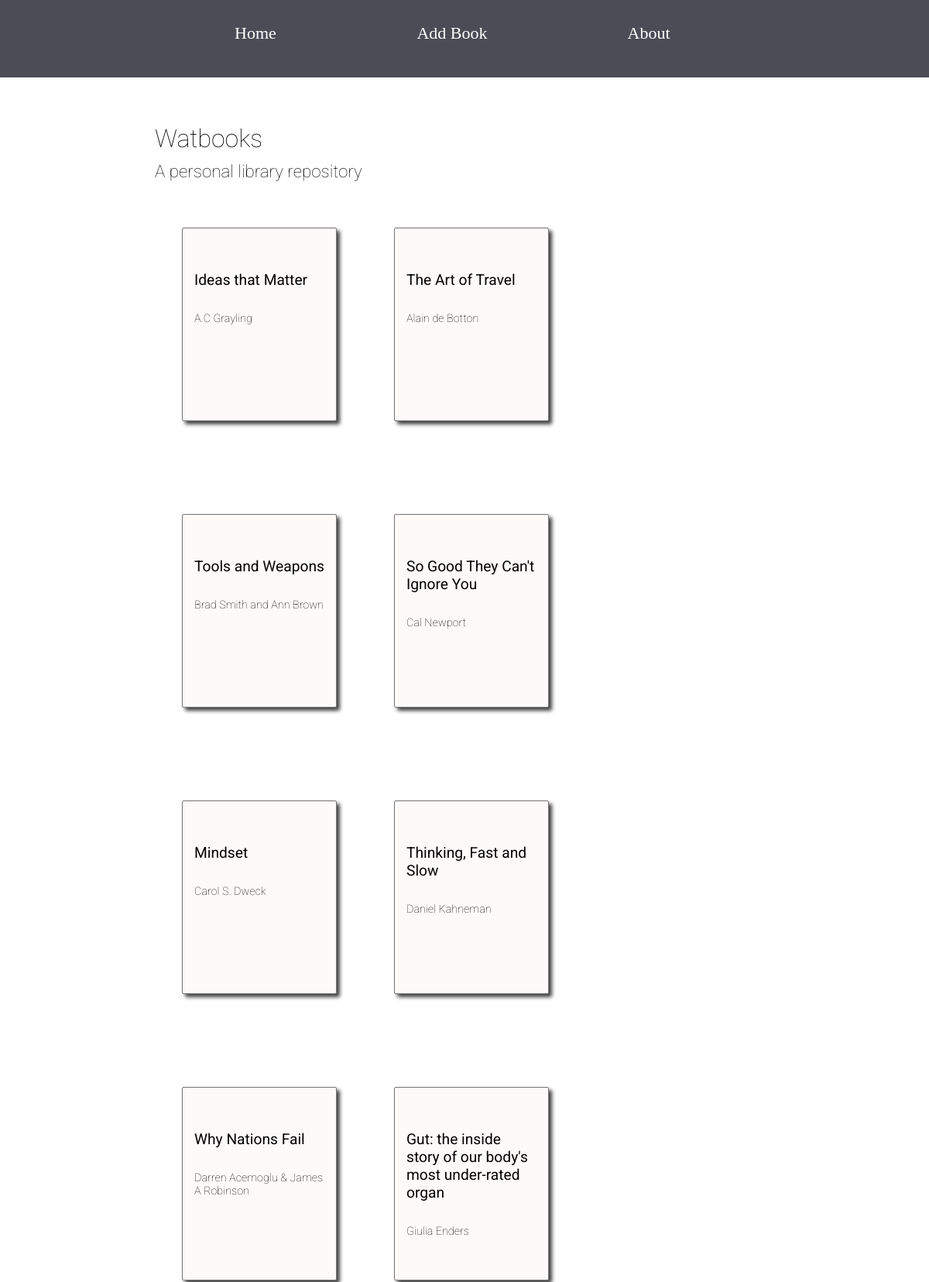
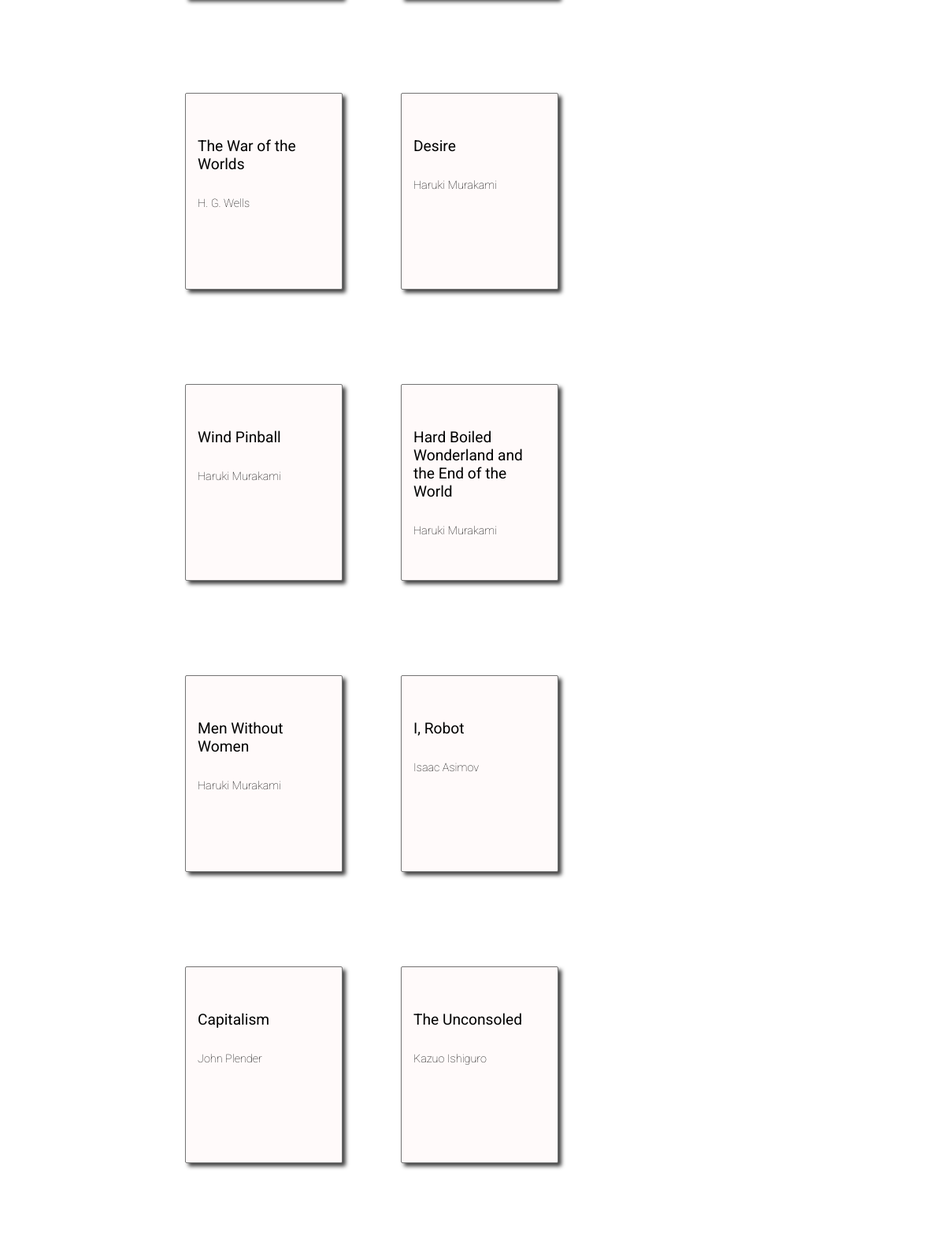
The page / (upper part) on the database its author committed (2 pictures, top to bottom).
### books/models.py (models this page shows, shortened)
class Book(models.Model):
    GENRE_LIST = [
        ('FA', 'Fantasy'),
        ('SF', 'Science Fiction'),
        ('TH', 'Thriller'),
        ('MY', 'Mystery'),
        ('DY', 'Dystopia'),
        ('SS', 'Short Story'),
        ('SU', 'Surrealism'),
        ('SC', 'Science'),
        ('EC', 'Economics'),
        ('MA', 'Maths'),
        ('HI', 'History'),
        ('PH', 'Philosophy'),
        ('FI', 'Finance'),
        ('OT', 'Other'),
        ]
    BOOK_TYPES = [
        ('FI', "Fiction"),
        ('NF', "Non-Fiction"),
    ]
    book_title = models.CharField("Book Title", max_length = 200)
    author = models.CharField(max_length=200)
    publication_date = models.DateField("Publication Date", null=True, blank=True)
    isbn = models.PositiveIntegerField("ISBN", null=True, blank=True, unique=True)
    cost = models.DecimalField(null=True, blank=True, decimal_places=2, max_digits=6)
    added_date = models.DateField(null=True, blank=True)
    borrowed_to = models.CharField(max_length=200, null=True, blank=True)
    genre = models.CharField(max_length=20, choices=GENRE_LIST)
    book_type = models.CharField("Fiction or Non-Fiction", max_length=40, choices=BOOK_TYPES)

### books/views.py (the view)
# urls.py: path('', views.BookListView.as_view(), name='index'),
class BookListView(ListView):
    context_object_name = 'books'
    model = models.Book
    ordering = ['author']

### templates/books/book_list.html
{% extends 'books/base.html' %}
{% block body_block %}
<div class="container">
    <div class="header">
        <h1>Watbooks</h1>
        <h2>A personal library repository</h2>
    </div>
        <div class="books-list">
            {% for book in books %}
            <div class="book-container">
                <a href="{% url 'book_app:book_details' pk=book.pk %}">
                    <div class="book-card">
                        <h3 class="book-title">{{ book.book_title }}</h3>
                        <h4 class="book-author">{{ book.author }}</h4>
                    </div>
                </a>
            </div>
            {% endfor %}
        </div>
</div>
{% endblock %}

### static/css/base.css (style rules this page uses)
* { margin: 0; padding: 0; box-sizing: border-box; }
html { font-size: 16px; }
.container { margin: 40px 200px; }
.header { font-family: "Roboto", sans-serif; margin: 50px 0 20px; }
.header h1 { font-size: 2rem; padding: 10px 0; font-weight: lighter; }
.header h2 { font-family: "Roboto", sans-serif; font-size: 1.4rem; font-weight: lighter; }
.books-list { width: 100%; margin-top: 40px; }
.books-list a { margin-right: 180px; list-style: none; text-decoration: none; }
.book-container { display: inline-flex; width: 200px; height: 250px; margin: 20px 35px 100px 35px; justify-content: space-between; }
.book-card { background-color: snow; border: 1px solid rgb(117, 117, 117); border-radius: 2px; width: 200px; height: 250px; padding: 15px 15px; color: black; font-family: "Roboto", sans-serif; overflow: hidden; box-shadow: 4px 4px 5px 0px rgba(0,0,0,0.75); }
.book-card h3 { font-size: 1.2rem; padding: 40px 0 30px 0; font-weight: normal; }
.book-card h4 { font-size: .9rem; font-weight: lighter; }

### rows shown on the page
Book: book_title "Ideas that Matter", author "A.C Grayling"
Book: book_title "The Art of Travel", author "Alain de Botton"
Book: book_title "Tools and Weapons", author "Brad Smith and Ann Brown"
Book: book_title "So Good They Can't Ignore You", author "Cal Newport"
Book: book_title "Mindset", author "Carol S. Dweck"
Book: book_title "Thinking, Fast and Slow", author "Daniel Kahneman"
Book: book_title "Why Nations Fail", author "Darren Acemoglu & James A Robinson"
Book: book_title "Gut: the inside story of our body's most under-rated organ", author "Giulia Enders"
Book: book_title "The War of the Worlds", author "H. G. Wells"
Book: book_title "Desire", author "Haruki Murakami"
Book: book_title "Wind Pinball", author "Haruki Murakami"
Book: book_title "Hard Boiled Wonderland and the End of the World", author "Haruki Murakami"
Book: book_title "Men Without Women", author "Haruki Murakami"
Book: book_title "I, Robot", author "Isaac Asimov"
Book: book_title "Capitalism", author "John Plender"
Book: book_title "The Unconsoled", author "Kazuo Ishiguro"
